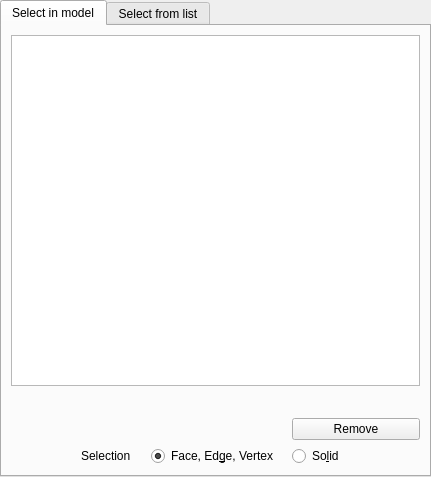
<?xml version="1.0" encoding="UTF-8"?>
<ui version="4.0">
 <class>CfdFaceSelect</class>
 <widget class="QWidget" name="CfdFaceSelect">
  <property name="geometry">
   <rect>
    <x>0</x>
    <y>0</y>
    <width>431</width>
    <height>477</height>
   </rect>
  </property>
  <property name="windowTitle">
   <string>Select Faces</string>
  </property>
  <layout class="QGridLayout" name="gridLayout_4">
   <property name="leftMargin">
    <number>0</number>
   </property>
   <property name="topMargin">
    <number>0</number>
   </property>
   <property name="rightMargin">
    <number>0</number>
   </property>
   <property name="bottomMargin">
    <number>0</number>
   </property>
   <item row="6" column="0">
    <widget class="QTabWidget" name="tabWidget">
     <property name="currentIndex">
      <number>0</number>
     </property>
     <widget class="QWidget" name="tabWidgetPage1">
      <attribute name="title">
       <string>Select in model</string>
      </attribute>
      <layout class="QGridLayout" name="gridLayout_2">
       <item row="0" column="0" colspan="6">
        <widget class="QListWidget" name="listReferences">
         <property name="sizePolicy">
          <sizepolicy hsizetype="Expanding" vsizetype="Expanding">
           <horstretch>0</horstretch>
           <verstretch>0</verstretch>
          </sizepolicy>
         </property>
         <property name="maximumSize">
          <size>
           <width>16777215</width>
           <height>16777215</height>
          </size>
         </property>
         <property name="baseSize">
          <size>
           <width>0</width>
           <height>20</height>
          </size>
         </property>
         <property name="selectionMode">
          <enum>QAbstractItemView::ExtendedSelection</enum>
         </property>
        </widget>
       </item>
       <item row="1" column="0" colspan="6">
        <widget class="QLabel" name="labelHelpText">
         <property name="minimumSize">
          <size>
           <width>0</width>
           <height>20</height>
          </size>
         </property>
         <property name="text">
          <string/>
         </property>
         <property name="wordWrap">
          <bool>true</bool>
         </property>
        </widget>
       </item>
       <item row="3" column="4" colspan="2">
        <widget class="QRadioButton" name="rb_solid">
         <property name="text">
          <string>So&amp;lid</string>
         </property>
        </widget>
       </item>
       <item row="3" column="2" colspan="2">
        <widget class="QRadioButton" name="rb_standard">
         <property name="text">
          <string>Face, Ed&amp;ge, Vertex</string>
         </property>
         <property name="checked">
          <bool>true</bool>
         </property>
        </widget>
       </item>
       <item row="2" column="4" colspan="2">
        <widget class="QPushButton" name="buttonRemoveFace">
         <property name="text">
          <string>Remove</string>
         </property>
        </widget>
       </item>
       <item row="3" column="1">
        <widget class="QLabel" name="labelSelection">
         <property name="text">
          <string>&lt;html&gt;&lt;head/&gt;&lt;body&gt;&lt;p&gt;Selection&lt;/p&gt;&lt;/body&gt;&lt;/html&gt;</string>
         </property>
        </widget>
       </item>
      </layout>
     </widget>
     <widget class="QWidget" name="tabWidgetPage2">
      <attribute name="title">
       <string>Select from list</string>
      </attribute>
      <layout class="QGridLayout" name="gridLayout">
       <item row="1" column="0" colspan="2">
        <widget class="QListWidget" name="objectListWidget"/>
       </item>
       <item row="0" column="0">
        <widget class="QLabel" name="label_7">
         <property name="text">
          <string>Select objects</string>
         </property>
        </widget>
       </item>
       <item row="3" column="0" colspan="2">
        <widget class="QFrame" name="individualFacesFrame">
         <property name="frameShape">
          <enum>QFrame::StyledPanel</enum>
         </property>
         <property name="frameShadow">
          <enum>QFrame::Raised</enum>
         </property>
         <layout class="QGridLayout" name="gridLayout_5">
          <item row="1" column="0">
           <widget class="QPushButton" name="selectAllButton">
            <property name="text">
             <string>Select all</string>
            </property>
           </widget>
          </item>
          <item row="1" column="1">
           <widget class="QPushButton" name="selectNoneButton">
            <property name="text">
             <string>Select none</string>
            </property>
           </widget>
          </item>
          <item row="0" column="0" colspan="2">
           <widget class="QListWidget" name="faceListWidget"/>
          </item>
         </layout>
        </widget>
       </item>
       <item row="4" column="0" colspan="2">
        <widget class="QFrame" name="frame">
         <property name="frameShape">
          <enum>QFrame::NoFrame</enum>
         </property>
         <property name="frameShadow">
          <enum>QFrame::Plain</enum>
         </property>
         <property name="lineWidth">
          <number>0</number>
         </property>
         <layout class="QGridLayout" name="gridLayout_3">
          <property name="leftMargin">
           <number>0</number>
          </property>
          <property name="topMargin">
           <number>0</number>
          </property>
          <property name="rightMargin">
           <number>0</number>
          </property>
          <property name="bottomMargin">
           <number>0</number>
          </property>
         </layout>
        </widget>
       </item>
       <item row="2" column="0">
        <widget class="QPushButton" name="faceSelectPushButton">
         <property name="text">
          <string>▼ Select components</string>
         </property>
         <property name="checkable">
          <bool>true</bool>
         </property>
         <property name="checked">
          <bool>false</bool>
         </property>
         <property name="flat">
          <bool>false</bool>
         </property>
        </widget>
       </item>
      </layout>
     </widget>
    </widget>
   </item>
  </layout>
 </widget>
 <resources/>
 <connections/>
</ui>
